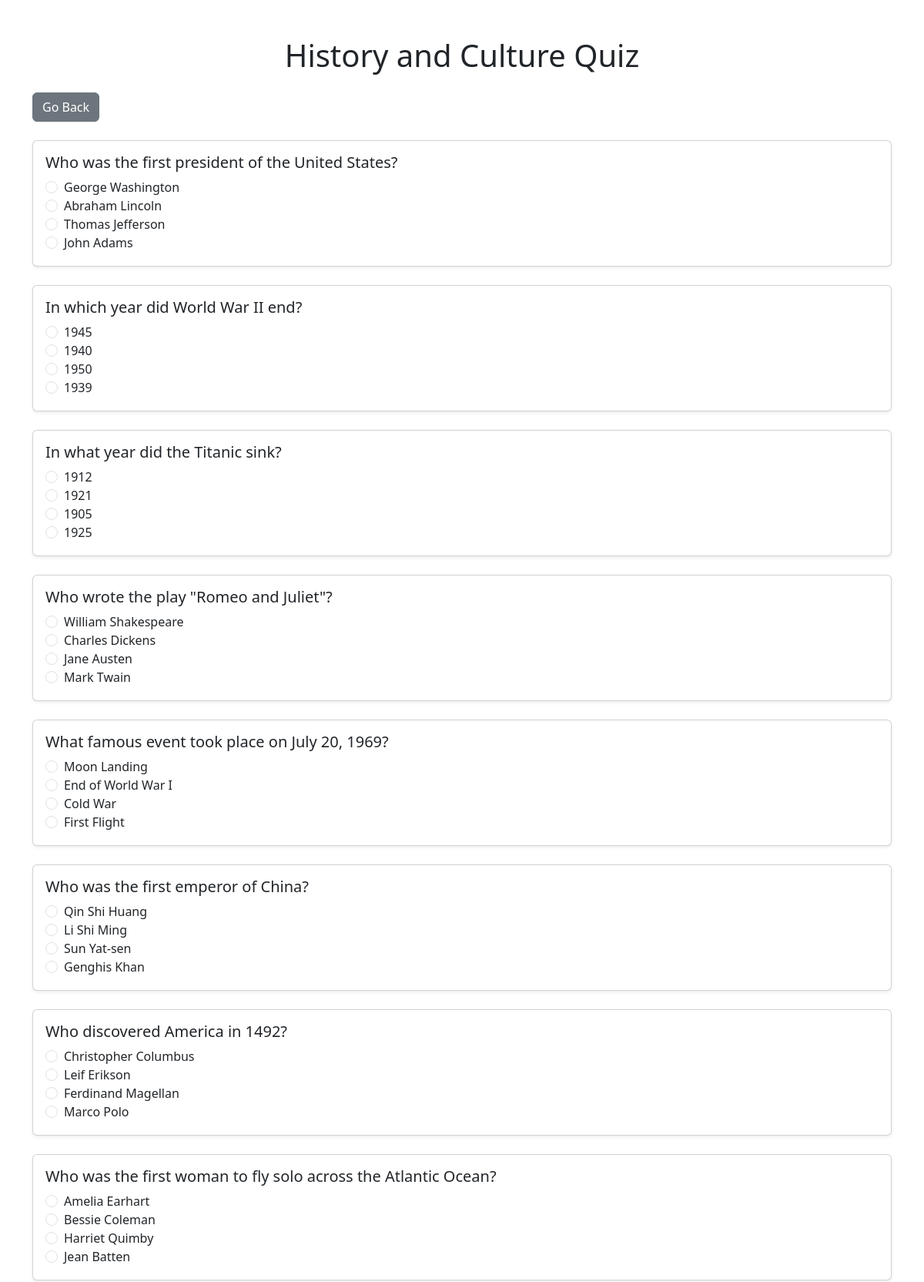
/quiz/3/start (signed in, upper part), run on the app's committed database.
### quizApp/models.py (models this page shows, shortened)
class Quiz(models.Model):
    title = models.CharField(max_length=100)
    date = models.DateField(default=timezone.now)

class Question(models.Model):
    question_text = models.CharField(max_length=200)
    quiz = models.ForeignKey(Quiz, on_delete=models.CASCADE)

class Choice(models.Model):
    choice_text = models.CharField(max_length=200)
    question = models.ForeignKey(Question, on_delete=models.CASCADE)
    is_correct = models.BooleanField(default=False)

### quizApp/views.py (the view, shortened to what this page needs)
# urls.py: path('quiz/<int:quiz_id>/start', views.quiz_start, name='quiz_start'),
@login_required(login_url="login")
def quiz_start(request, quiz_id):
    questions = Question.objects.filter(quiz_id=quiz_id).order_by("?")
    context = {'questions': questions, 'quiz_title': questions[0].quiz.title, 'quiz_id': quiz_id}
    return render(request, 'quizApp/quiz_start.html', context)

### templates/quizApp/quiz_start.html (shortened to what this page needs)
<!DOCTYPE html>
<html lang="en">
<head>
    <link rel="stylesheet" href="https://cdn.jsdelivr.net/npm/bootstrap@5.3.3/dist/css/bootstrap.min.css"
>
</head>
<body>
<div class="container mt-5">
    <h1 class="text-center mb-4">{{ quiz_title }}</h1>
    <div class="text-start mb-4">
        <a href="{% url 'quiz' quiz_id=quiz_id %}" class="btn btn-secondary">Go Back</a>
    </div>
    <form method="post" class="">
        {% for question in questions %}
            <div class="card mb-4 p-3 shadow-sm">
                <p class="h5">{{ question.question_text }}</p>
                <div class="form-check">
                    {% for choice in question.choice_set.all %}
                        <input class="form-check-input" type="radio" id="choice-{{ choice.id }}"
                               name="question-{{ question.id }}" value="{{ choice.id }}">
                        <label class="form-check-label" for="choice-{{ choice.id }}">
                            {{ choice.choice_text }}
                        </label><br>
                    {% endfor %}
                </div>
            </div>
        {% endfor %}
    </form>
</div>
</body>
</html>

### data on the page
Quiz: title "History and Culture Quiz"
Question: question_text "Who was the first president of the United States?"
Choice: choice_text "George Washington"
Choice: choice_text "Abraham Lincoln"
Choice: choice_text "Thomas Jefferson"
Choice: choice_text "John Adams"
Question: question_text "In which year did World War II end?"
Choice: choice_text "1945"
Choice: choice_text "1940"
Choice: choice_text "1950"
Choice: choice_text "1939"
Question: question_text "In what year did the Titanic sink?"
Choice: choice_text "1912"
Choice: choice_text "1921"
Choice: choice_text "1905"
Choice: choice_text "1925"
Question: question_text "Who wrote the play \"Romeo and Juliet\"?"
Choice: choice_text "William Shakespeare"
Choice: choice_text "Charles Dickens"
Choice: choice_text "Jane Austen"
Choice: choice_text "Mark Twain"
Question: question_text "What famous event took place on July 20, 1969?"
Choice: choice_text "Moon Landing"
Choice: choice_text "End of World War I"
Choice: choice_text "Cold War"
Choice: choice_text "First Flight"
Question: question_text "Who was the first emperor of China?"
Choice: choice_text "Qin Shi Huang"
Choice: choice_text "Li Shi Ming"
Choice: choice_text "Sun Yat-sen"
Choice: choice_text "Genghis Khan"
Question: question_text "Who discovered America in 1492?"
Choice: choice_text "Christopher Columbus"
Choice: choice_text "Leif Erikson"
Choice: choice_text "Ferdinand Magellan"
Choice: choice_text "Marco Polo"
Question: question_text "Who was the first woman to fly solo across the Atlantic Ocean?"
Choice: choice_text "Amelia Earhart"
Choice: choice_text "Bessie Coleman"
Choice: choice_text "Harriet Quimby"
Choice: choice_text "Jean Batten"
